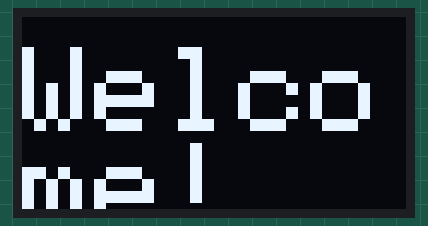
Simulated run of this sketch. Board: Arduino Uno, built with avr-gcc and run on an emulated ATmega328P. On the bench: 128×64 one-colour display.

Above: at 0.1 s.

The sketch:

OLED_DISPLAY.ino
```cpp
#include <Wire.h>
#include <Adafruit_GFX.h>
#include <Adafruit_SSD1306.h>

#define SCREEN_WIDTH 128
#define SCREEN_HEIGHT 64

Adafruit_SSD1306 display(SCREEN_WIDTH, SCREEN_HEIGHT, &Wire, -1);

void setup() {
  Serial.begin(115200);
  display.begin(SSD1306_SWITCHCAPVCC, 0x3C);
  display.clearDisplay();

  //Display Text
  display.setTextSize(4);
  display.setTextColor(WHITE);
  display.setCursor(0, 10);
  display.println("Welcome!");
  display.display();
}

void loop() {
  //Display Text
//  display.setTextSize(1);
//  display.setTextColor(WHITE);
//  display.setCursor(0, 10);
//  display.println("Welcome!");
//  display.display();
//  delay(4000);
}
```
